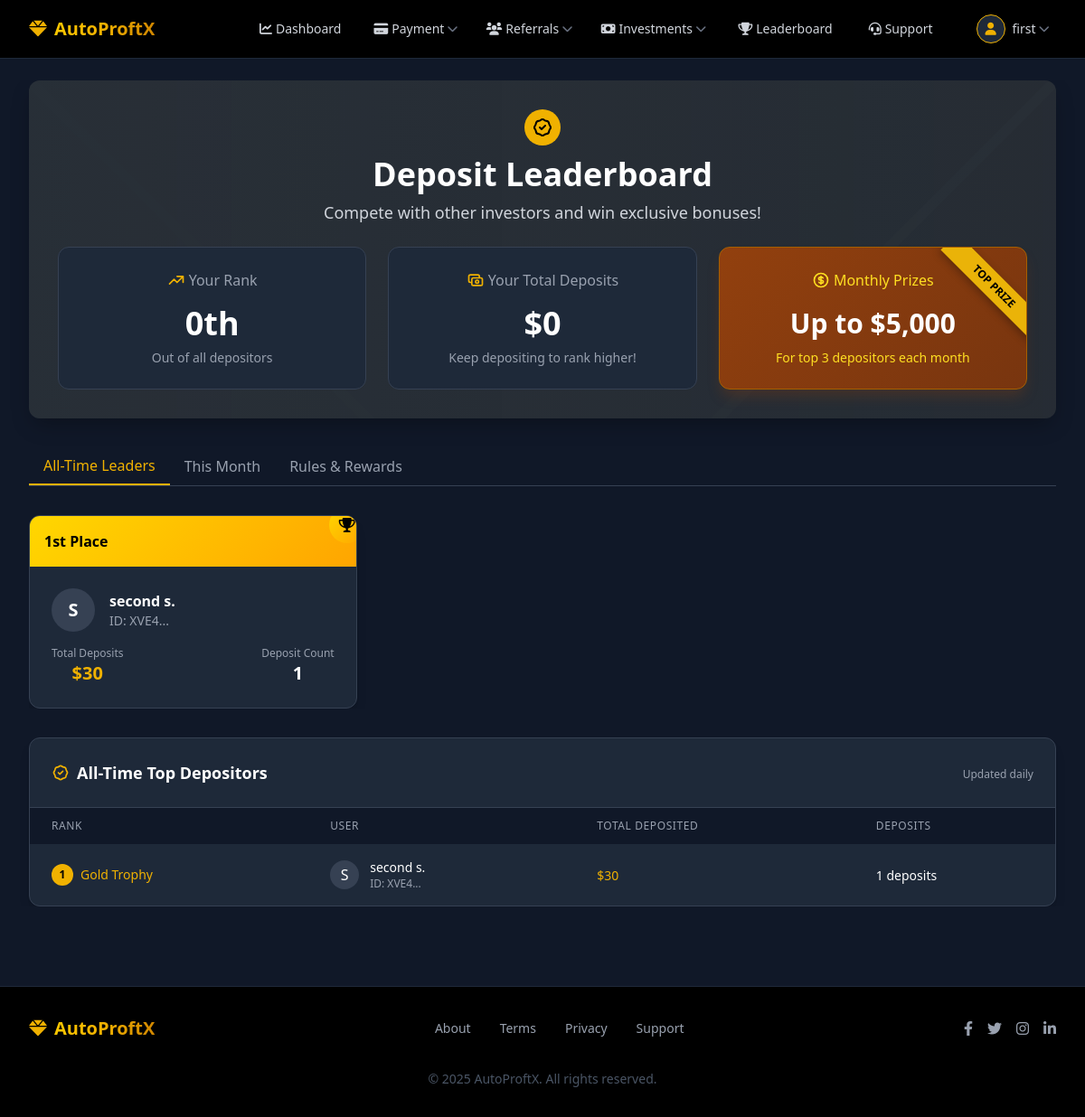
Page /user/leaderboard.php (signed in) on the committed database.
### tables this page shows
CREATE TABLE IF NOT EXISTS `users` (
  `id` int NOT NULL AUTO_INCREMENT,
  `full_name` varchar(100) NOT NULL,
  `email` varchar(100) NOT NULL,
  `referral_code` varchar(20) DEFAULT NULL,
  `referred_by` int DEFAULT NULL,
  `phone` varchar(20) NOT NULL,
  `password` varchar(255) NOT NULL,
  `registration_date` datetime NOT NULL,
  `last_login` datetime DEFAULT NULL,
  `status` enum('active','inactive','suspended') DEFAULT 'active',
  `admin_notes` text,
  `created_at` timestamp NULL DEFAULT CURRENT_TIMESTAMP,
  `login_count` int NOT NULL DEFAULT '0',
  PRIMARY KEY (`id`),
  UNIQUE KEY `email` (`email`)
);

### user/leaderboard.php (the view, shortened to what this page needs)
<?php
include '../config/db.php';
$user_id = $_SESSION['user_id'];
$top_depositors_query = "SELECT
                            u.id as user_id,
                            u.full_name,
                            u.referral_code,
                            SUM(d.amount) as total_deposited,
                            COUNT(d.id) as deposit_count
                        FROM
                            deposits d
                        JOIN
                            users u ON d.user_id = u.id
                        WHERE
                            d.status = 'approved'
                        GROUP BY
                            d.user_id
                        ORDER BY
                            total_deposited DESC
                        LIMIT 10";
$top_depositors_result = $conn->query($top_depositors_query);
$top_depositors = [];
if ($top_depositors_result) {
  while ($row = $top_depositors_result->fetch_assoc()) {
    $top_depositors[] = $row;
  }
}
$current_month_start = date('Y-m-01 00:00:00');
$current_month_end = date('Y-m-t 23:59:59');
$monthly_leaders_query = "SELECT
                            u.id as user_id,
                            u.full_name,
                            u.referral_code,
                            SUM(d.amount) as total_deposited,
                            COUNT(d.id) as deposit_count
                        FROM
                            deposits d
                        JOIN
                            users u ON d.user_id = u.id
                        WHERE
                            d.status = 'approved' AND
                            d.created_at BETWEEN ? AND ?
                        GROUP BY
                            d.user_id
                        ORDER BY
                            total_deposited DESC
                        LIMIT 10";
$stmt = $conn->prepare($monthly_leaders_query);
$stmt->bind_param("ss", $current_month_start, $current_month_end);
$stmt->execute();
$monthly_result = $stmt->get_result();
$monthly_leaders = [];
if ($monthly_result) {
  while ($row = $monthly_result->fetch_assoc()) {
    $monthly_leaders[] = $row;
  }
}
$user_rank_query = "SELECT user_rank FROM (
                        SELECT
                            user_id,
                            @rank := @rank + 1 as user_rank
                        FROM
                            (SELECT
                                d.user_id,
                                SUM(d.amount) as total_deposited
                            FROM
                                deposits d
                            WHERE
                                d.status = 'approved'
                            GROUP BY
                                d.user_id
                            ORDER BY
                                total_deposited DESC
                            ) ranked_users,
                            (SELECT @rank := 0) r
                    ) rankings
                    WHERE user_id = ?";
$stmt = $conn->prepare($user_rank_query);
$stmt->bind_param("i", $user_id);
$stmt->execute();
$rank_result = $stmt->get_result();
$user_rank = 0;
if ($rank_result && $row = $rank_result->fetch_assoc()) {
  $user_rank = $row['user_rank'];
}
$user_deposits_query = "SELECT
                            SUM(amount) as total_deposited
                        FROM
                            deposits
                        WHERE
                            user_id = ? AND
                            status = 'approved'";
$stmt = $conn->prepare($user_deposits_query);
$stmt->bind_param("i", $user_id);
$stmt->execute();
$deposits_result = $stmt->get_result();
$user_total_deposits = 0;
if ($deposits_result && $row = $deposits_result->fetch_assoc()) {
  $user_total_deposits = $row['total_deposited'] ?? 0;
}
function getOrdinalSuffix($number)
{
  if (!in_array(($number % 100), array(11, 12, 13))) {
    switch ($number % 10) {
      case 1:
        return $number . 'st';
    }
  }
  return $number . 'th';
}
?>
<!DOCTYPE html>
<html lang="en">
<head>
  <?php include 'includes/head.php'; ?>
</head>
<body class="bg-gray-900 text-white font-sans min-h-screen flex flex-col">
  <?php include 'includes/navbar.php'; ?>
  <main style="display: none;" id="main-content" class="flex-grow py-6">
    <div class="container mx-auto px-4 sm:px-6 lg:px-8">
      <div class="leaderboard-bg rounded-xl p-6 sm:p-8 mb-8 text-center relative overflow-hidden">
        <div class="relative z-10 mb-6">
          <div class="inline-flex items-center justify-center mb-3 bg-yellow-500 text-black p-2 rounded-full">
          </div>
          <h1 class="text-2xl sm:text-3xl md:text-4xl font-bold mb-2">Deposit Leaderboard</h1>
          <p class="text-base sm:text-lg text-gray-300 max-w-2xl mx-auto">Compete with other investors and win exclusive bonuses!</p>
        </div>
        <div class="flex flex-col sm:flex-row justify-center items-stretch space-y-4 sm:space-y-0 sm:space-x-4 md:space-x-6">
          <div class="stat-card bg-gray-800 bg-opacity-80 backdrop-blur-sm p-4 sm:p-6 rounded-xl border border-gray-700 text-center flex-1 flex flex-col justify-between">
            <div class="mb-2">
              <div class="flex items-center justify-center mb-2">
                <svg xmlns="http://www.w3.org/2000/svg" class="h-5 w-5 text-yellow-500 mr-1" fill="none" viewBox="0 0 24 24" stroke="currentColor">
                  <path stroke-linecap="round" stroke-linejoin="round" stroke-width="2" d="M13 7h8m0 0v8m0-8l-8 8-4-4-6 6" />
                </svg>
                <p class="text-gray-400 text-sm sm:text-base">Your Rank</p>
              </div>
            </div>
            <h2 class="text-3xl sm:text-4xl font-bold mb-2"><?php echo getOrdinalSuffix($user_rank); ?></h2>
            <p class="text-xs sm:text-sm text-gray-400">Out of all depositors</p>
          </div>
          <div class="stat-card bg-gray-800 bg-opacity-80 backdrop-blur-sm p-4 sm:p-6 rounded-xl border border-gray-700 text-center flex-1 flex flex-col justify-between">
            <div class="mb-2">
              <div class="flex items-center justify-center mb-2">
                <p class="text-gray-400 text-sm sm:text-base">Your Total Deposits</p>
              </div>
            </div>
            <h2 class="text-3xl sm:text-4xl font-bold mb-2">$<?php echo number_format($user_total_deposits, 0); ?></h2>
            <p class="text-xs sm:text-sm text-gray-400">Keep depositing to rank higher!</p>
          </div>
          <div class="prize-card p-4 sm:p-6 rounded-xl border border-yellow-700 text-center flex-1 flex flex-col justify-between relative">
            <div class="ribbon hidden sm:block">
              <div class="ribbon-content text-xs">TOP PRIZE</div>
            </div>
            <div class="mb-2">
              <div class="flex items-center justify-center mb-2">
                <p class="text-yellow-300 text-sm sm:text-base">Monthly Prizes</p>
              </div>
            </div>
            <h2 class="text-2xl sm:text-3xl font-bold mb-2">Up to $5,000</h2>
            <p class="text-xs sm:text-sm text-yellow-300">For top 3 depositors each month</p>
          </div>
        </div>
      </div>
      <div class="mb-8">
        <div class="flex border-b border-gray-700">
          <button class="py-2 px-4 font-medium text-yellow-500 border-b-2 border-yellow-500 focus:outline-none tab-btn active" data-tab="all-time">
            All-Time Leaders
          </button>
          <button class="py-2 px-4 font-medium text-gray-400 hover:text-yellow-500 focus:outline-none tab-btn" data-tab="monthly">
            This Month
          </button>
          <button class="py-2 px-4 font-medium text-gray-400 hover:text-yellow-500 focus:outline-none tab-btn" data-tab="rules">
            Rules & Rewards
          </button>
        </div>
      </div>
      <div id="all-time-tab" class="tab-content">
        <div class="grid grid-cols-1 md:grid-cols-3 gap-6 mb-8">
          <?php if (count($top_depositors) > 0): ?>
            <?php for ($i = 0; $i < min(3, count($top_depositors)); $i++):
              $rank = $i + 1;
              $depositor = $top_depositors[$i];
            ?>
              <div class="rank-card bg-gray-800 rounded-xl shadow-lg overflow-hidden border border-gray-700 relative">
                <div class="trophy-icon rank-<?php echo $rank; ?>">
                  <i class="fas fa-trophy"></i>
                </div>
                <div class="p-4 rank-<?php echo $rank; ?> flex justify-between items-center">
                  <h3 class="font-bold"><?php echo getOrdinalSuffix($rank); ?> Place</h3>
                </div>
                <div class="p-6">
                  <div class="flex items-center mb-4">
                    <div class="h-12 w-12 rounded-full bg-gray-700 flex items-center justify-center text-xl font-bold mr-4">
                      <?php echo strtoupper(substr($depositor['full_name'], 0, 1)); ?>
                    </div>
                    <div>
                      <h4 class="font-bold"><?php
                                            if ($depositor['user_id'] == $user_id) {
                                              echo 'You';
                                            } else {
                                              $name_parts = explode(' ', $depositor['full_name']);
                                              echo $name_parts[0] . ' ' . substr($name_parts[count($name_parts) - 1], 0, 1) . '.';
                                            }
                                            ?></h4>
                      <p class="text-gray-400 text-sm">ID: <?php echo substr($depositor['referral_code'], 0, 4) . '...'; ?></p>
                    </div>
                  </div>
                  <div class="flex justify-between items-center text-center">
                    <div>
                      <p class="text-gray-400 text-xs">Total Deposits</p>
                      <p class="text-xl font-bold text-yellow-500">$<?php echo number_format($depositor['total_deposited'], 0); ?></p>
                    </div>
                    <div>
                      <p class="text-gray-400 text-xs">Deposit Count</p>
                      <p class="text-xl font-bold"><?php echo $depositor['deposit_count']; ?></p>
                    </div>
                  </div>
                </div>
              </div>
            <?php endfor; ?>
          <?php endif; ?>
        </div>
        <div class="bg-gray-800 rounded-xl shadow-lg overflow-hidden border border-gray-700">
          <div class="p-4 sm:p-6 border-b border-gray-700 flex justify-between items-center">
            <h3 class="font-bold text-lg flex items-center">
              All-Time Top Depositors
            </h3>
            <div class="hidden sm:block">
              <span class="text-xs text-gray-400">Updated daily</span>
            </div>
          </div>
          <?php if (count($top_depositors) > 0): ?>
            <div class="hidden sm:block overflow-x-auto">
              <table class="w-full">
                <thead class="bg-gray-900">
                  <tr>
                    <th class="px-4 sm:px-6 py-3 text-left text-xs font-medium text-gray-400 uppercase tracking-wider">Rank</th>
                    <th class="px-4 sm:px-6 py-3 text-left text-xs font-medium text-gray-400 uppercase tracking-wider">User</th>
                    <th class="px-4 sm:px-6 py-3 text-left text-xs font-medium text-gray-400 uppercase tracking-wider">Total Deposited</th>
                    <th class="px-4 sm:px-6 py-3 text-left text-xs font-medium text-gray-400 uppercase tracking-wider">Deposits</th>
                  </tr>
                </thead>
                <tbody class="divide-y divide-gray-700">
                  <?php foreach ($top_depositors as $index => $depositor): ?>
                    <tr class="<?php echo ($depositor['user_id'] == $user_id) ? 'bg-gray-700 bg-opacity-50' : ''; ?> hover:bg-gray-700 transition duration-150">
                      <td class="px-4 sm:px-6 py-4 whitespace-nowrap">
                        <div class="flex items-center">
                          <?php if ($index < 3): ?>
                            <div class="flex items-center justify-center h-6 w-6 rounded-full
                      <?php echo ($index === 0) ? 'bg-yellow-500' : (($index === 1) ? 'bg-gray-300' : 'bg-yellow-700'); ?>
                      text-black text-xs font-bold mr-2">
                              <?php echo $index + 1; ?>
                            </div>
                            <span class="text-sm font-medium
                      <?php echo ($index === 0) ? 'text-yellow-500' : (($index === 1) ? 'text-gray-300' : 'text-yellow-700'); ?>">
                              <?php if ($index === 0): ?>
                                <span class="hidden md:inline">Gold</span> Trophy
                              <?php elseif ($index === 1): ?>
                                <span class="hidden md:inline">Silver</span> Trophy
                              <?php else: ?>
                                <span class="hidden md:inline">Bronze</span> Trophy
                              <?php endif; ?>
                            </span>
                          <?php else: ?>
                            <span class="text-sm font-medium text-gray-300">
                              <?php echo getOrdinalSuffix($index + 1); ?>
                            </span>
                          <?php endif; ?>
                        </div>
                      </td>
                      <td class="px-4 sm:px-6 py-4 whitespace-nowrap">
                        <div class="flex items-center">
                          <div class="h-8 w-8 rounded-full bg-gray-700 flex items-center justify-center font-medium mr-3">
                            <?php echo strtoupper(substr($depositor['full_name'], 0, 1)); ?>
                          </div>
                          <div>
                            <div class="text-sm font-medium">
                              <?php
                              if ($depositor['user_id'] == $user_id) {
                                echo 'You';
                              } else {
                                $name_parts = explode(' ', $depositor['full_name']);
                                echo $name_parts[0] . ' ' . substr($name_parts[count($name_parts) - 1], 0, 1) . '.';
                              }
                              ?>
                            </div>
                            <div class="text-xs text-gray-400">ID: <?php echo substr($depositor['referral_code'], 0, 4) . '...'; ?></div>
                          </div>
                        </div>
                      </td>
                      <td class="px-4 sm:px-6 py-4 whitespace-nowrap">
                        <span class="text-sm font-medium text-yellow-500">$<?php echo number_format($depositor['total_deposited'], 0); ?></span>
                      </td>
                      <td class="px-4 sm:px-6 py-4 whitespace-nowrap">
                        <span class="text-sm"><?php echo $depositor['deposit_count']; ?> deposits</span>
                      </td>
                    </tr>
                  <?php endforeach; ?>
                </tbody>
              </table>
            </div>
          <?php endif; ?>
        </div>
      </div>
    </div>
  </main>
  <?php include 'includes/footer.php'; ?>
</body>
</html>

### rows in the picture
users: rank "1st", full_name "S", full_name "second", full_name "s", referral_code "XVE4", total_deposited "30", deposit_count "1"

### other values in the picture
$_SESSION['full_name'] "first"
getOrdinalSuffix($user_rank) "0th"
$user_total_deposits "0"
